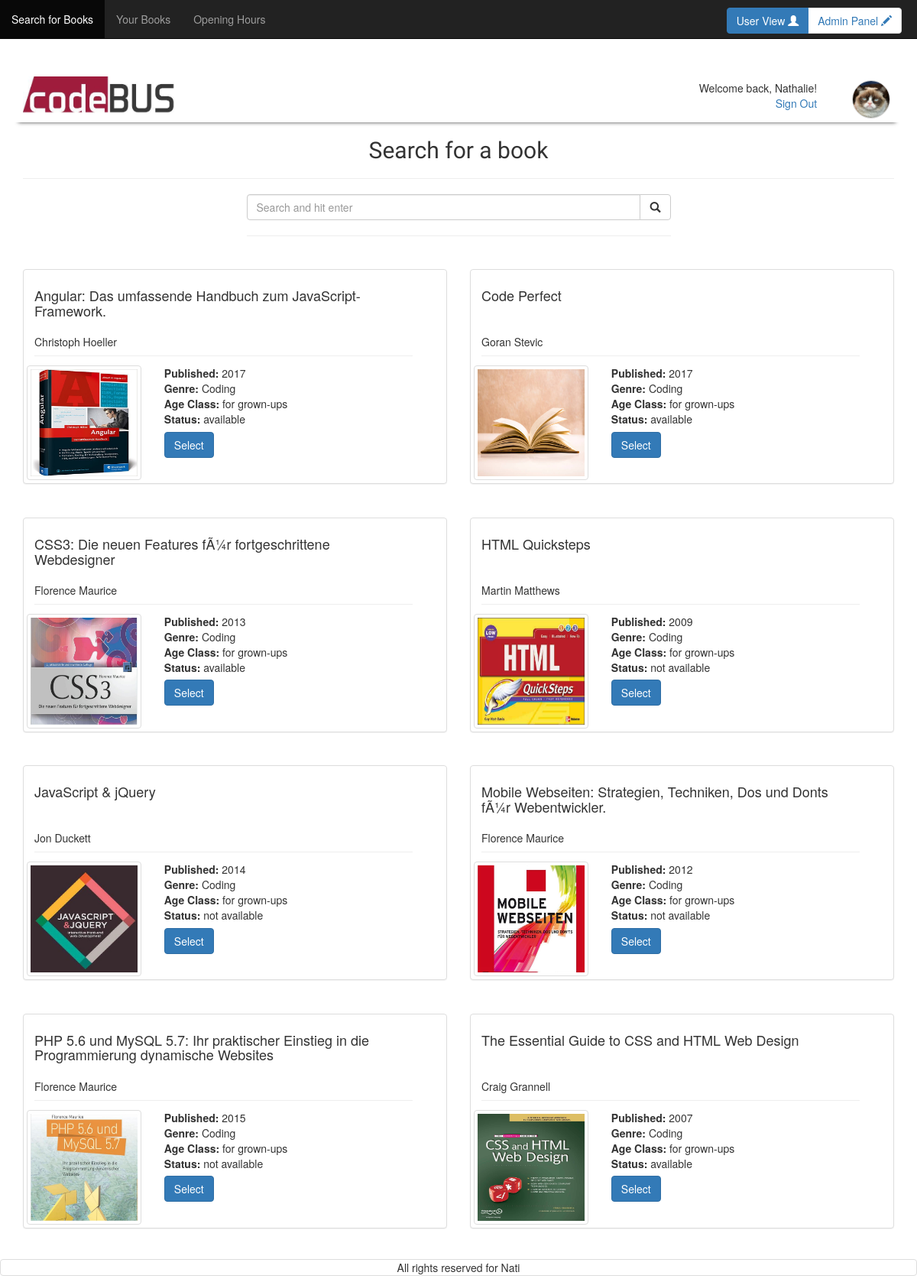
Page /home_user.php (signed in) on the committed database.
### tables this page shows
CREATE TABLE `users` (
  `id` int(11) NOT NULL,
  `first_name` varchar(100) NOT NULL,
  `family_name` varchar(100) NOT NULL,
  `email` varchar(100) NOT NULL,
  `password` varchar(100) NOT NULL,
  `username` varchar(100) NOT NULL,
  `FK_avatars` int(11) NOT NULL,
  `member_since` timestamp NOT NULL DEFAULT CURRENT_TIMESTAMP ON UPDATE CURRENT_TIMESTAMP
);

CREATE TABLE `avatars` (
  `id` int(11) NOT NULL,
  `avatar` varchar(100) NOT NULL
);

CREATE TABLE `books` (
  `id` int(11) NOT NULL,
  `title` varchar(100) NOT NULL,
  `FK_authors` int(11) NOT NULL,
  `FK_genres` int(11) NOT NULL,
  `publishing_year` year(4) NOT NULL,
  `available` tinyint(1) NOT NULL DEFAULT '1',
  `FK_libraries` int(11) NOT NULL DEFAULT '1',
  `image` varchar(100) NOT NULL,
  `FK_age_recommendations` int(11) NOT NULL
);

CREATE TABLE `authors` (
  `id` int(11) NOT NULL,
  `first_name` varchar(30) NOT NULL,
  `family_name` varchar(30) NOT NULL
);

CREATE TABLE `genres` (
  `id` int(11) NOT NULL,
  `genre` varchar(30) NOT NULL
);

CREATE TABLE `age_recommendations` (
  `id` int(11) NOT NULL,
  `age` varchar(50) NOT NULL
);

### includes/start_session_user.php (called while the page is built, shortened)
<?php
 $res=mysql_query("SELECT first_name, family_name, username, users.id AS user_id, avatar, avatars.id AS avatar_id FROM users JOIN avatars ON users.FK_avatars=avatars.id WHERE users.id=".$_SESSION['user']);
 $userRow=mysql_fetch_array($res);
 $user_avatar = $userRow['avatar'];
?>

### includes/while_loop_home_user.php (the view)
<?php
	while($bookRow=mysql_fetch_array($res_book)){
		$title = $bookRow['title'];
		$author_first_name = $bookRow['first_name'];
		$author_family_name = $bookRow['family_name'];
		$image = $bookRow['image'];
		$published = $bookRow['publishing_year'];
		$genre = $bookRow['genre'];
		$age = $bookRow['age'];
		$availability = $bookRow['available'];
		$book_id = $bookRow['books_id'];
		if ($availability == 1){
			$available = "available";
		} else {
			$available = "not available";
		}
		echo 	'<div class="col-xs-12 col-md-6 margin-top">
	  			<form method="post" action="selected_book.php?book_id='.$book_id.'" class="wrapper book_form panel panel-default card ">
					<div class="row max-width">
						<div class=" col-xs-12">
							<div class="book_header">
							    <h4 class="card-title">'.$title.'</h4>
					      	</div>
					      	<div class="book_header_author"
						      	<p class="card-text">'.$author_first_name.' '.$author_family_name.'</p>
						      	<hr>
					      	</div>
				      	</div>
						<figure class="col-xs-4 book_image">
						    <img src="'.$image.'"  alt="'.$title.'" class="img-responsive img-thumbnail">
						  </figure>
						  <div class="col-xs-8">
						    <div class="card-block">
						      <div class="content">
							      <ul class="list-unstyled">
							      <li><b>Published:</b> '.$published.'</li>
							      <li><b>Genre:</b> '.$genre.'</li>
							      <li><b>Age Class:</b> '.$age.'</li>
							      <li><b>Status:</b> '.$available.'</li>
							      <li class="margin-top"><input type="submit" class="btn btn-primary" value="Select" id="btn-Select" name="btn-Select"></li>
							      </ul>
						      </div>
						    </div>
						  </div>
						</div
					</div>
				</form>
			</div>
		';
	}
?>

### home_user.php (shortened to what this page needs)
<?php
require_once('includes/start_session_user.php');
?>
<!DOCTYPE html>
<html>
<head>
	<?php
require_once('includes/head_tag.php');
	?>
</head>
<body>
<div id="wrap">
  <div id="main" class="container clear-top">
	<div class="navbar navbar-inverse navbar-fixed-top">
	    <div class="collapse navbar-collapse">
	      <ul class="nav navbar-nav">
	        <li class="active"><a href="home_user.php">Search for Books</a></li>
			<li class=""><a href="your_books.php">Your Books</a></li>
			<li class=""><a href="opening_hours.php">Opening Hours</a></li>
	      </ul>
	    </div>
			        	<?php
require_once('includes/switch_user_view.php');
		?>
	  </div>
		<?php
require_once('includes/header.php');
		?>
	<section class="row">
		<div class="col-xs-12">
			<h2 class="brandfont text-center">Search for a book</h2>
			<hr>
		</div>
		<?php
require_once('includes/search_bar.php');
		?>
		<div class="col-xs-12">
			<div class="row">
			<?php
				if ( isset($_GET['btn-search']) ){
require_once('includes/process_search_query.php');
					$res_library=mysql_query("SELECT * FROM libraries");
					$row_library=mysql_fetch_array($res_library);
					$telephone = $row_library['telephone'];
require_once('includes/count_search_result.php');
require_once('includes/while_loop_home_user.php');
				} else {
					$res_book=mysql_query("SELECT
					title, first_name, family_name, image, publishing_year, genre, age, available, books.id as books_id, authors.id as authors_id
					FROM books
					JOIN authors ON books.FK_authors=authors.id
					JOIN genres ON books.FK_genres=genres.id
					JOIN age_recommendations ON books.FK_age_recommendations=age_recommendations.id
					JOIN libraries ON books.FK_libraries=libraries.id
					GROUP BY books_id
					ORDER BY title ASC");
require_once('includes/while_loop_home_user.php');
  				}
			?>
			</div>
		</div>
	</section>
  </div>
</div>
	<?php
require_once('includes/footer.php');
	?>
</body>
</html>

### includes/head_tag.php (shortened to what this page needs)
<link rel="stylesheet" href="https://maxcdn.bootstrapcdn.com/bootstrap/3.3.7/css/bootstrap.min.css">
<link rel="stylesheet" type="text/css" href="css/style.css">

### includes/switch_user_view.php
<?php
	if( isset($_SESSION['admin']) ) {
		echo 	'<span class="text-right reduce-bottom-margin pull-right reduce_top_margin" aria-label="Page navigation">
						<ul class="pagination">
					    <li class="active">
					      <a href="home_user.php" aria-label="User View">
					        <span aria-hidden="true">User View <i class="glyphicon glyphicon-user"></i></span>
					      </a>
					    </li>
					    <li class="">
					      <a href="home_admin.php" aria-label="Admin Panel">
					        <span aria-hidden="true">Admin Panel <i class="glyphicon glyphicon-pencil"></i></span>
					      </a>
					    </li>
						</ul>
				</span>';
	}
?>

### includes/header.php
<header class="row shadow header_margin">
		<div class="col-xs-12 col-sm-6">
			<span><img id="logo" src="pictures/logo.png" alt="logo"></span>
		</div>
		<div class="col-xs-12 col-sm-6">
			<div class="padding">
				<div class="row header_right text-right">
					<?php
						echo'<div class="col-xs-10">
								Welcome back, '. $userRow["first_name"].'!<br>
			       				<a href="logout.php?logout">Sign Out</a>
			       			</div>
			       			<div class="col-xs-2 pull-right">
			       			<img class="img-circle show_avatar border" src="'.$user_avatar.'" alt="avatar">
			       			</div>';
			       	?>
		    	</div>
	    	</div>
		</div>
</header>

### includes/search_bar.php
<form class="col-md-6 col-md-offset-3 col-xs-10 col-xs-offset-1" role="search" method="get">
	<div class="input-group">
		<input type="search" class="form-control" name="search" placeholder="Search and hit enter">
		<div class="input-group-btn">
    		<button class="btn btn-default" name="btn-search" id="btn-search" type="submit"><i class="glyphicon glyphicon-search"></i></button>
		</div>
	</div>
	<hr>
</form>

### includes/footer.php
<footer class=" margin-top footer ">
    <div class="text-center shadow panel panel-default">
        All rights reserved for Nati
    </div>
</footer>

### css/style.css (style rules this page uses)
#logo { width: 200px; float: left; }
.margin-top { margin-top: 2%; }
.reduce-bottom-margin { margin-bottom: -4%; }
.show_avatar { height: 50px; width: 50px; border: 0.5px solid lightgrey; }
.nav { margin-bottom: 0; }
.brandfont { font-family: 'Lobster Two', cursive; }
.shadow { -webkit-box-shadow: -2px 11px 5px -11px rgba(0,0,0,0.75); -moz-box-shadow: -2px 11px 5px -11px rgba(0,0,0,0.75); box-shadow: -2px 11px 5px -11px rgba(0,0,0,0.75); }
.padding { padding: 5px; }

### includes/head_tag.php (style rules this page uses)
html, body { height: 100%; }
#wrap { min-height: 100%; }
#main { overflow:auto; padding-bottom:50px; }
.footer { position: relative; margin-top: -50px; height: 50px; clear:both; padding-top:20px; }
@media (min-width:500px) { .book_image { height: 120px; width: 33%; display: flex; align-items: right; } }
@media (min-width:600px) { .book_image { height: 150px; width: 33%; display: flex; align-items: right; } }
@media (min-width:700px) { .book_image { height: 200px; width: 33%; display: flex; align-items: right; } }
@media (min-width:768px) { .book_image { height: 190px; width: 33%; display: flex; align-items: right; } }
@media (min-width:992px) { .book_image { height: 110px; width: 33%; display: flex; align-items: center; } }
@media (min-width:1200px) { .book_image { height: 150px; width: 33%; display: flex; align-items: right; } }
.reduce_top_margin { top:-10px; right:20px; position: absolute; }
.header_margin { margin-top: 100px; }
.book_image img { height: 100%; width: 100%; }
.book_form { display: flex; align-items: center; margin-left: auto; margin-right: auto; }
.book_form hr { margin-top: -2px; margin-bottom: 2px; }
.book_header { width: 100%; padding: 10px; height: 70px; }
.book_header_author { width: 100%; padding: 10px; }
.max-width { width: 100%; }
.wrapper { padding:4px; }

### rows in the picture
users: first_name "Nathalie", FK_avatars.avatar (picture)
books: title "Angular: Das umfassende Handbuch zum JavaScript-Framework.", FK_authors.first_name "Christoph", FK_authors.family_name "Hoeller", image (picture), publishing_year "2017", FK_genres.genre "Coding", FK_age_recommendations.age "for grown-ups", available "available"
books: title "Code Perfect", FK_authors.first_name "Goran", FK_authors.family_name "Stevic", image (placeholder picture), publishing_year "2017", FK_genres.genre "Coding", FK_age_recommendations.age "for grown-ups", available "available"
books: title "CSS3: Die neuen Features fÃ¼r fortgeschrittene Webdesigner", FK_authors.first_name "Florence", FK_authors.family_name "Maurice", image (picture), publishing_year "2013", FK_genres.genre "Coding", FK_age_recommendations.age "for grown-ups", available "available"
books: title "HTML Quicksteps", FK_authors.first_name "Martin", FK_authors.family_name "Matthews", image (picture), publishing_year "2009", FK_genres.genre "Coding", FK_age_recommendations.age "for grown-ups", available "not available"
books: title "JavaScript & jQuery", FK_authors.first_name "Jon", FK_authors.family_name "Duckett", image (picture), publishing_year "2014", FK_genres.genre "Coding", FK_age_recommendations.age "for grown-ups", available "not available"
books: title "Mobile Webseiten: Strategien, Techniken, Dos und Donts fÃ¼r Webentwickler.", FK_authors.first_name "Florence", FK_authors.family_name "Maurice", image (picture), publishing_year "2012", FK_genres.genre "Coding", FK_age_recommendations.age "for grown-ups", available "not available"
books: title "PHP 5.6 und MySQL 5.7: Ihr praktischer Einstieg in die Programmierung dynamische Websites", FK_authors.first_name "Florence", FK_authors.family_name "Maurice", image (picture), publishing_year "2015", FK_genres.genre "Coding", FK_age_recommendations.age "for grown-ups", available "not available"
books: title "The Essential Guide to CSS and HTML Web Design", FK_authors.first_name "Craig", FK_authors.family_name "Grannell", image (picture), publishing_year "2007", FK_genres.genre "Coding", FK_age_recommendations.age "for grown-ups", available "available"
